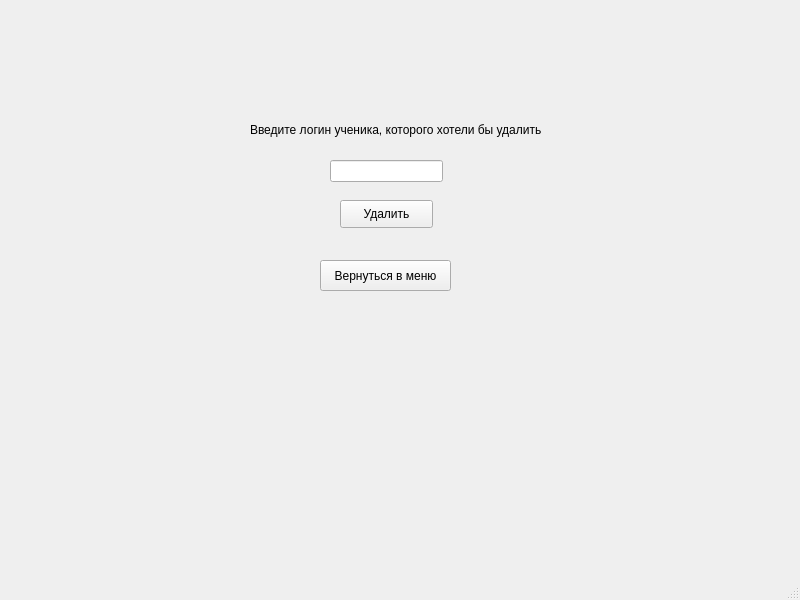
<?xml version="1.0" encoding="UTF-8"?>
<ui version="4.0">
 <class>MainWindow</class>
 <widget class="QMainWindow" name="MainWindow">
  <property name="geometry">
   <rect>
    <x>0</x>
    <y>0</y>
    <width>800</width>
    <height>600</height>
   </rect>
  </property>
  <property name="windowTitle">
   <string>MainWindow</string>
  </property>
  <widget class="QWidget" name="centralwidget">
   <widget class="QLineEdit" name="lineEdit">
    <property name="geometry">
     <rect>
      <x>330</x>
      <y>160</y>
      <width>113</width>
      <height>22</height>
     </rect>
    </property>
   </widget>
   <widget class="QLabel" name="label">
    <property name="geometry">
     <rect>
      <x>250</x>
      <y>120</y>
      <width>431</width>
      <height>20</height>
     </rect>
    </property>
    <property name="text">
     <string>Введите логин ученика, которого хотели бы удалить</string>
    </property>
   </widget>
   <widget class="QPushButton" name="pushButton">
    <property name="geometry">
     <rect>
      <x>340</x>
      <y>200</y>
      <width>93</width>
      <height>28</height>
     </rect>
    </property>
    <property name="text">
     <string>Удалить</string>
    </property>
   </widget>
   <widget class="QPushButton" name="backButton">
    <property name="geometry">
     <rect>
      <x>320</x>
      <y>260</y>
      <width>131</width>
      <height>31</height>
     </rect>
    </property>
    <property name="text">
     <string>Вернуться в меню</string>
    </property>
   </widget>
  </widget>
  <widget class="QMenuBar" name="menubar">
   <property name="geometry">
    <rect>
     <x>0</x>
     <y>0</y>
     <width>800</width>
     <height>26</height>
    </rect>
   </property>
  </widget>
  <widget class="QStatusBar" name="statusbar"/>
 </widget>
 <resources/>
 <connections/>
</ui>
